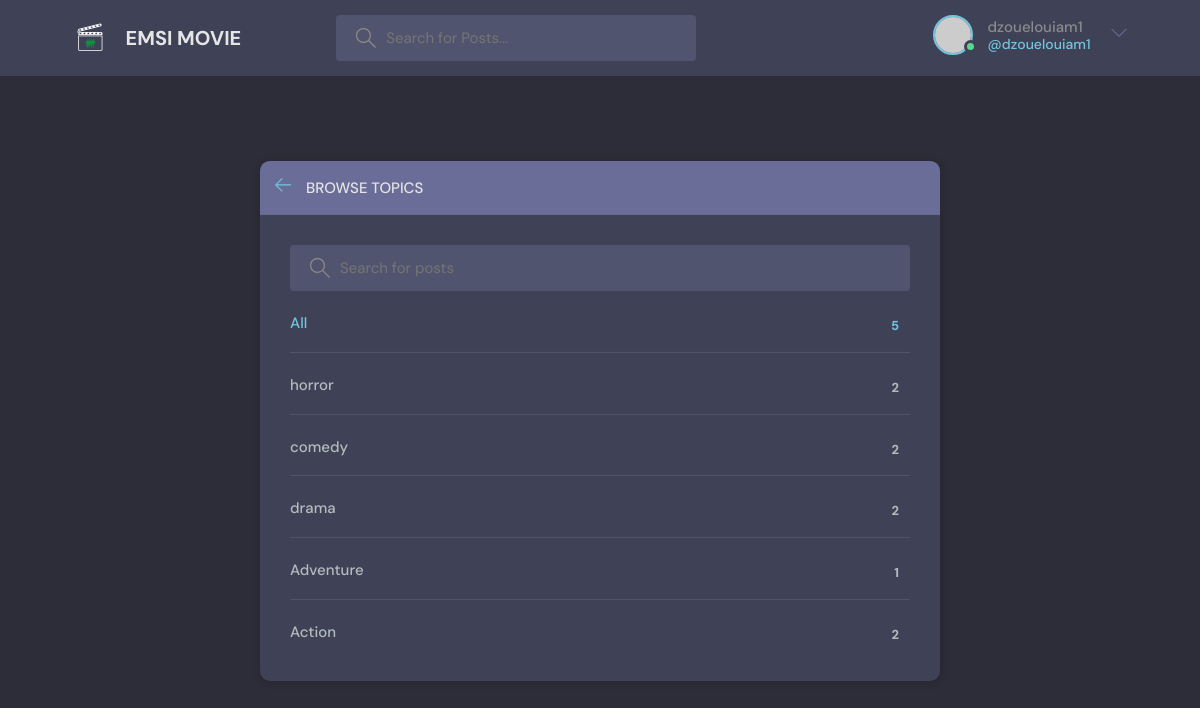
The app's page /topics/ (signed in) with its own data.
### base/models.py (models this page shows, shortened)
class Topic(models.Model):
    name = models.CharField(max_length=200)

### base/views.py (the view)
# urls.py: path('topics/', views.topicsPage, name="topics"),
def topicsPage(request):
    q = request.GET.get('q') if request.GET.get('q') != None else ''
    topics = Topic.objects.filter(name__icontains=q)
    return render(request,'base/topics.html', {'topics': topics} )

### base/templates/base/topics.html (shortened to what this page needs)
{% extends 'main.html' %}
 {% block content %}
    <main class="create-room layout">
      <div class="container">
        <div class="layout__box">
          <div class="layout__boxHeader">
            <div class="layout__boxTitle">
              <a href="{% url 'home' %}">
                <svg version="1.1" xmlns="http://www.w3.org/2000/svg" width="32" height="32" viewBox="0 0 32 32">
                  <title>arrow-left</title>
                  <path
                    d="M13.723 2.286l-13.723 13.714 13.719 13.714 1.616-1.611-10.96-10.96h27.625v-2.286h-27.625l10.965-10.965-1.616-1.607z"
                  ></path>
                </svg>
              </a>
              <h3>Browse Topics</h3>
            </div>
          </div>
          <div class="topics-page layout__body">
            <form action="" method="GET" class="header__search">
              <label>
                <input name="q" placeholder="Search for posts" />
              </label>
            </form>
            <ul class="topics__list">
              <li>
                <a href="{% url 'topics' %}" class="active">All <span>{{topics.count}}</span></a>
              </li>
              {% for topic in topics %}
              <li>
                <a href="{% url 'home' %}?q={{topic.name}}">{{topic.name}} <span>{{topic.room_set.all.count}}</span></a>
              </li>
              {% endfor %}
            </ul>
          </div>
        </div>
      </div>
    </main>
{% endblock content %}

### templates/navbar.html (shortened to what this page needs)
{% load static %}
<header class="header header--loggedIn">
    <div class="container">
      <a href="{% url 'home' %}" class="header__logo">
        <img src="{% static 'images/clogo.ico' %}" />
        <h1>EMSI MOVIE</h1>
      </a>
      <form class="header__search" method="GET" action="{% url 'home' %}">
        <label>
          <input name="q" placeholder="Search for Posts..." />
        </label>
      </form>
      <nav class="header__menu">
        {% if request.user.is_authenticated %}
        <div class="header__user">
          <a href="{% url 'update-user' %}">
            <div class="avatar avatar--medium active">
              <img src="https://randomuser.me/api/portraits/men/37.jpg" />
            </div>
            <p>{{request.user.username}} <span>@{{request.user.username}}</span></p>
          </a>
          <button class="dropdown-button">
            <svg version="1.1" xmlns="http://www.w3.org/2000/svg" width="32" height="32" viewBox="0 0 32 32">
              <title>chevron-down</title>
              <path d="M16 21l-13-13h-3l16 16 16-16h-3l-13 13z"></path>
            </svg>
          </button>
        </div>
        {% else %}
        <a href="{% url 'login' %}">
            <img src="{% static 'images/avatar.svg' %}" />
            <p>Login</p>
        </a>
        {% endif %}
      </nav>
    </div>
  </header>

### static/styles/style.css (style rules this page uses)
:root { --color-main: #71c6dd; --color-main-light: #e1f6fb; --color-dark: #3f4156; --color-dark-medium: #51546e; --color-dark-light: #696d97; --color-light: #e5e5e5; --color-gray: #8b8b8b; --color-light-gray: #b2bdbd; --color-bg: #2d2d39; --color-success: #5dd693; --color-error: #fc4b0b; }
* { font-family: "DM Sans", -apple-system, BlinkMacSystemFont, "Segoe UI", Roboto, Oxygen, Ubuntu, Cantarell, "Open Sans", "Helvetica Neue", sans-serif; margin: 0; padding: 0; box-sizing: border-box; text-rendering: optimizeLegibility; font-size: inherit; }
html { font-size: 56.25%; }
@media only screen and (min-width: 1200px) { html { font-size: 62.5%; } }
body { line-height: 1.6; font-weight: 400; font-size: 1.5rem; color: var(--color-light-gray); background-color: var(--color-bg); min-height: 100vh; }
img { width: 100%; }
a { display: inline-block; color: var(--color-main); text-decoration: none; }
.container { max-width: 120rem; width: 90%; margin: auto; }
.avatar { position: relative; display: inline-block; border-radius: 50%; border: 2px solid var(--color-main); }
.avatar img { display: block; border-radius: 50%; object-fit: cover; object-position: center; }
.avatar::after { content: ""; display: block; position: absolute; background-color: var(--color-gray); z-index: 111; border-radius: 50%; border: 0.3rem solid var(--color-dark); }
.avatar.active::after { background-color: var(--color-success); }
.avatar.avatar--medium img { width: 3.6rem; height: 3.6rem; border-radius: 50%; }
.avatar.avatar--medium:after { width: 0.7rem; height: 0.7rem; bottom: 0px; right: -6px; }
.header { padding: 1.5rem; background-color: var(--color-dark); }
.header > .container { display: flex; gap: 9.5rem; }
.header__logo, .header__user { display: flex; gap: 2rem; align-items: center; }
.header__logo > img { height: 3.2rem; width: 3.2rem; }
.header__logo > h1 { font-weight: 700; font-size: 2rem; color: var(--color-light); }
.header__search > label { background-color: var(--color-dark-medium); padding: 1.3rem 1rem; display: flex; align-items: center; gap: 1rem; border-radius: 4px; }
.header__search svg { fill: var(--color-gray); width: 2rem; height: 2rem; margin-left: 1rem; }
.header__search input { width: 30rem; background: transparent; border: none; outline: none; color: var(--color-light); }
.header__menu { margin-left: auto; position: relative; }
.header__menu a { display: flex; gap: 1.5rem; align-items: center; font-weight: 500; text-decoration: none; color: var(--color-gray); }
.header__menu img { height: 3.6rem; }
.header__menu p { line-height: 1.2; }
.header__menu span { color: var(--color-main); font-weight: 500; font-size: 1.4rem; display: block; }
.header__menu svg { width: 1.6rem; height: 1.6rem; fill: var(--color-dark-light); }
.dropdown-button { background: transparent; border: 0; outline: 0; cursor: pointer; }
.layout { margin-top: 2.4rem; }
.layout > .container { display: flex; justify-content: space-between; align-items: flex-start; }
.layout__box { width: 90%; max-width: 48rem; min-height: 40rem; position: absolute; top: 50%; left: 50%; transform: translate(-50%, -46%); background-color: var(--color-dark); border-radius: 1rem; box-shadow: 1px 1px 6px 3px rgba(0, 0, 0, 0.1); overflow: hidden; }
.layout__boxHeader { display: flex; padding: 1.5rem; background-color: var(--color-dark-light); }
.layout__boxTitle { display: flex; gap: 1.5rem; align-items: center; }
.layout__boxTitle h3 { text-transform: uppercase; font-weight: 500; color: var(--color-light); }
.layout__boxTitle svg { width: 1.6rem; height: 1.6rem; fill: var(--color-main); }
.layout__body { margin: 3rem; }
.topics__list { list-style: none; }
.topics__list li a { display: flex; justify-content: space-between; margin-bottom: 3rem; font-weight: 500; color: var(--color-light-gray); transition: all 0.3s ease-in-out; }
.topics__list li a.active, .topics__list li a:hover { color: var(--color-main); }
.topics__list li a span { padding: 0.5rem 1rem; background-color: var(--color-dark); border-radius: 3px; font-size: 1.3rem; font-weight: 700; letter-spacing: 1px; }
.topics-page .topics__list li:not(:last-child) a { margin: 2rem 0; padding-bottom: 1rem; text-decoration: none; border-bottom: 1px solid var(--color-dark-medium); }
.topics-page .header__search { display: block; }
.create-room.layout .layout__box { max-width: 68rem; }

### records on screen
Topic: name "horror", room_set.all.count "2"
Topic: name "comedy", room_set.all.count "2"
Topic: name "drama", room_set.all.count "2"
Topic: name "Adventure", room_set.all.count "1"
Topic: name "Action", room_set.all.count "2"

### other values on screen
{{ request.user.username }} "dzouelouiam1"
{{ topics.count }} "5"
